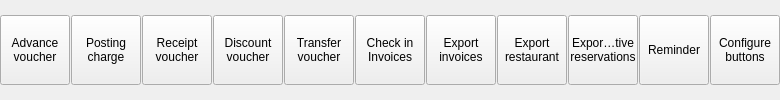
       <widget class="QWidget" name="w2" native="true">
        <property name="minimumSize">
         <size>
          <width>0</width>
          <height>0</height>
         </size>
        </property>
        <property name="maximumSize">
         <size>
          <width>5555</width>
          <height>55555</height>
         </size>
        </property>
        <layout class="QHBoxLayout" name="horizontalLayout_3">
         <property name="spacing">
          <number>1</number>
         </property>
         <property name="leftMargin">
          <number>0</number>
         </property>
         <property name="topMargin">
          <number>0</number>
         </property>
         <property name="rightMargin">
          <number>0</number>
         </property>
         <property name="bottomMargin">
          <number>0</number>
         </property>
         <item>
          <widget class="EToolbarButton" name="btnAdvance">
           <property name="minimumSize">
            <size>
             <width>70</width>
             <height>70</height>
            </size>
           </property>
           <property name="maximumSize">
            <size>
             <width>70</width>
             <height>70</height>
            </size>
           </property>
           <property name="text">
            <string>Advance
voucher</string>
           </property>
           <property name="icon">
            <iconset resource="res.qrc">
             <normaloff>:/images/advance.png</normaloff>:/images/advance.png</iconset>
           </property>
           <property name="iconSize">
            <size>
             <width>32</width>
             <height>32</height>
            </size>
           </property>
           <property name="toolButtonStyle">
            <enum>Qt::ToolButtonTextUnderIcon</enum>
           </property>
           <property name="Tag" stdset="0">
            <string/>
           </property>
          </widget>
         </item>
         <item>
          <widget class="EToolbarButton" name="btnPostCharge">
           <property name="minimumSize">
            <size>
             <width>70</width>
             <height>70</height>
            </size>
           </property>
           <property name="maximumSize">
            <size>
             <width>70</width>
             <height>70</height>
            </size>
           </property>
           <property name="text">
            <string>Posting
charge</string>
           </property>
           <property name="icon">
            <iconset resource="res.qrc">
             <normaloff>:/images/charge.png</normaloff>:/images/charge.png</iconset>
           </property>
           <property name="iconSize">
            <size>
             <width>32</width>
             <height>32</height>
            </size>
           </property>
           <property name="toolButtonStyle">
            <enum>Qt::ToolButtonTextUnderIcon</enum>
           </property>
           <property name="arrowType">
            <enum>Qt::NoArrow</enum>
           </property>
           <property name="Tag" stdset="0">
            <string/>
           </property>
          </widget>
         </item>
         <item>
          <widget class="EToolbarButton" name="btnReceipt">
           <property name="minimumSize">
            <size>
             <width>70</width>
             <height>70</height>
            </size>
           </property>
           <property name="maximumSize">
            <size>
             <width>70</width>
             <height>70</height>
            </size>
           </property>
           <property name="text">
            <string>Receipt
voucher</string>
           </property>
           <property name="icon">
            <iconset resource="res.qrc">
             <normaloff>:/images/credit-card.png</normaloff>:/images/credit-card.png</iconset>
           </property>
           <property name="iconSize">
            <size>
             <width>32</width>
             <height>32</height>
            </size>
           </property>
           <property name="toolButtonStyle">
            <enum>Qt::ToolButtonTextUnderIcon</enum>
           </property>
           <property name="Tag" stdset="0">
            <string/>
           </property>
          </widget>
         </item>
         <item>
          <widget class="EToolbarButton" name="btnDiscount">
           <property name="minimumSize">
            <size>
             <width>70</width>
             <height>70</height>
            </size>
           </property>
           <property name="maximumSize">
            <size>
             <width>70</width>
             <height>70</height>
            </size>
           </property>
           <property name="text">
            <string>Discount
voucher</string>
           </property>
           <property name="icon">
            <iconset resource="res.qrc">
             <normaloff>:/images/discount.png</normaloff>:/images/discount.png</iconset>
           </property>
           <property name="iconSize">
            <size>
             <width>32</width>
             <height>32</height>
            </size>
           </property>
           <property name="toolButtonStyle">
            <enum>Qt::ToolButtonTextUnderIcon</enum>
           </property>
           <property name="Tag" stdset="0">
            <string/>
           </property>
          </widget>
         </item>
         <item>
          <widget class="EToolbarButton" name="btnTransfer">
           <property name="minimumSize">
            <size>
             <width>70</width>
             <height>70</height>
            </size>
           </property>
           <property name="maximumSize">
            <size>
             <width>70</width>
             <height>70</height>
            </size>
           </property>
           <property name="text">
            <string>Transfer
voucher</string>
           </property>
           <property name="icon">
            <iconset resource="res.qrc">
             <normaloff>:/images/goto.png</normaloff>:/images/goto.png</iconset>
           </property>
           <property name="iconSize">
            <size>
             <width>32</width>
             <height>32</height>
            </size>
           </property>
           <property name="toolButtonStyle">
            <enum>Qt::ToolButtonTextUnderIcon</enum>
           </property>
           <property name="Tag" stdset="0">
            <string/>
           </property>
          </widget>
         </item>
         <item>
          <widget class="EToolbarButton" name="btnOnlineInvoice">
           <property name="minimumSize">
            <size>
             <width>70</width>
             <height>70</height>
            </size>
           </property>
           <property name="maximumSize">
            <size>
             <width>70</width>
             <height>70</height>
            </size>
           </property>
           <property name="text">
            <string>Check in
Invoices</string>
           </property>
           <property name="icon">
            <iconset resource="res.qrc">
             <normaloff>:/images/invoice.png</normaloff>:/images/invoice.png</iconset>
           </property>
           <property name="iconSize">
            <size>
             <width>32</width>
             <height>32</height>
            </size>
           </property>
           <property name="toolButtonStyle">
            <enum>Qt::ToolButtonTextUnderIcon</enum>
           </property>
           <property name="Tag" stdset="0">
            <string/>
           </property>
          </widget>
         </item>
         <item>
          <widget class="EToolbarButton" name="btnExportInvoices">
           <property name="minimumSize">
            <size>
             <width>70</width>
             <height>70</height>
            </size>
           </property>
           <property name="maximumSize">
            <size>
             <width>70</width>
             <height>70</height>
            </size>
           </property>
           <property name="text">
            <string>Export
invoices</string>
           </property>
           <property name="icon">
            <iconset resource="res.qrc">
             <normaloff>:/images/database.png</normaloff>:/images/database.png</iconset>
           </property>
           <property name="iconSize">
            <size>
             <width>32</width>
             <height>32</height>
            </size>
           </property>
           <property name="toolButtonStyle">
            <enum>Qt::ToolButtonTextUnderIcon</enum>
           </property>
           <property name="Tag" stdset="0">
            <string/>
           </property>
          </widget>
         </item>
         <item>
          <widget class="EToolbarButton" name="btnExportRestaurant">
           <property name="minimumSize">
            <size>
             <width>70</width>
             <height>70</height>
            </size>
           </property>
           <property name="maximumSize">
            <size>
             <width>70</width>
             <height>70</height>
            </size>
           </property>
           <property name="text">
            <string>Export
restaurant</string>
           </property>
           <property name="icon">
            <iconset resource="res.qrc">
             <normaloff>:/images/database.png</normaloff>:/images/database.png</iconset>
           </property>
           <property name="iconSize">
            <size>
             <width>32</width>
             <height>32</height>
            </size>
           </property>
           <property name="toolButtonStyle">
            <enum>Qt::ToolButtonTextUnderIcon</enum>
           </property>
           <property name="Tag" stdset="0">
            <string/>
           </property>
          </widget>
         </item>
         <item>
          <widget class="EToolbarButton" name="btnExportActiveReservation">
           <property name="minimumSize">
            <size>
             <width>70</width>
             <height>70</height>
            </size>
           </property>
           <property name="maximumSize">
            <size>
             <width>70</width>
             <height>70</height>
            </size>
           </property>
           <property name="text">
            <string>Export active
reservations</string>
           </property>
           <property name="icon">
            <iconset resource="res.qrc">
             <normaloff>:/images/database.png</normaloff>:/images/database.png</iconset>
           </property>
           <property name="iconSize">
            <size>
             <width>32</width>
             <height>32</height>
            </size>
           </property>
           <property name="toolButtonStyle">
            <enum>Qt::ToolButtonTextUnderIcon</enum>
           </property>
           <property name="Tag" stdset="0">
            <string/>
           </property>
          </widget>
         </item>
         <item>
          <widget class="EToolbarButton" name="btnNotes">
           <property name="minimumSize">
            <size>
             <width>70</width>
             <height>70</height>
            </size>
           </property>
           <property name="maximumSize">
            <size>
             <width>70</width>
             <height>70</height>
            </size>
           </property>
           <property name="text">
            <string>Reminder</string>
           </property>
           <property name="icon">
            <iconset resource="res.qrc">
             <normaloff>:/images/notepad.png</normaloff>:/images/notepad.png</iconset>
           </property>
           <property name="iconSize">
            <size>
             <width>32</width>
             <height>32</height>
            </size>
           </property>
           <property name="toolButtonStyle">
            <enum>Qt::ToolButtonTextUnderIcon</enum>
           </property>
           <property name="Tag" stdset="0">
            <string/>
           </property>
          </widget>
         </item>
         <item>
          <widget class="QToolButton" name="btnButtonsConfig">
           <property name="minimumSize">
            <size>
             <width>70</width>
             <height>70</height>
            </size>
           </property>
           <property name="maximumSize">
            <size>
             <width>70</width>
             <height>70</height>
            </size>
           </property>
           <property name="text">
            <string>Configure
buttons</string>
           </property>
           <property name="icon">
            <iconset resource="res.qrc">
             <normaloff>:/images/settings.png</normaloff>:/images/settings.png</iconset>
           </property>
           <property name="iconSize">
            <size>
             <width>32</width>
             <height>32</height>
            </size>
           </property>
           <property name="toolButtonStyle">
            <enum>Qt::ToolButtonTextUnderIcon</enum>
           </property>
          </widget>
         </item>
        </layout>
       </widget>
